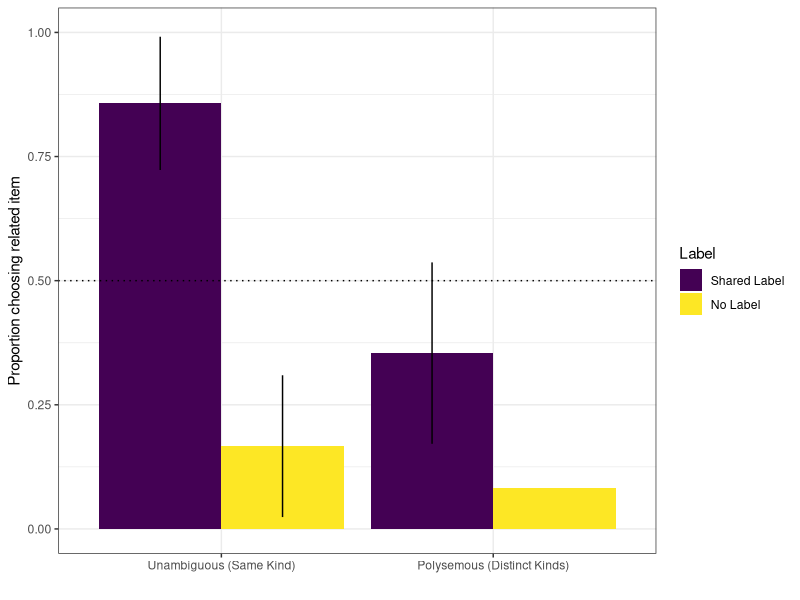
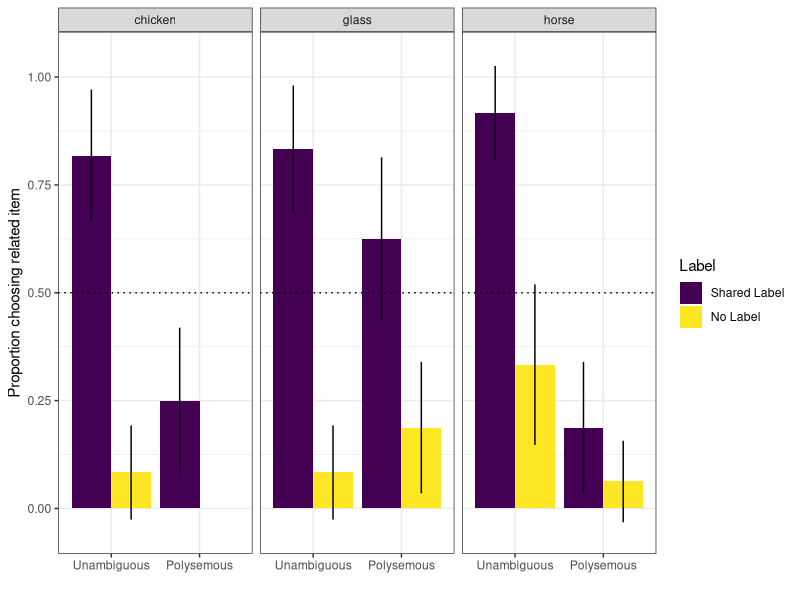

Write R code to recreate these figures, in order.
library(Hmisc)
library(ggplot2)
library(doBy)
library(lme4)
library(plyr)

Adult = read.csv("Gelman_Expt2_Data_Ber_Adult.csv", header = T)
Adult$Loc <- "Ber"
Adult <- subset(Adult, trial.type == "critical" &  !exclude %in% c("yes"))
Adult$Choice <- ifelse(Adult$superordinate.match ==1,0, ifelse(Adult$superordinate.match == 0,1,NA))

Adult$Meaning <- ifelse(Adult$concept.type == "Non-Polysemous","Unambiguous (Same Kind)","Polysemous (Distinct Kinds)")
Adult$Meaning <- ordered(Adult$Meaning, levels = c("Unambiguous (Same Kind)","Polysemous (Distinct Kinds)") )
Adult$Label <- ifelse(Adult$label == "no","No Label", "Shared Label")
Adult$Label <- ordered(Adult$Label, levels = c("Shared Label","No Label") )
summaryBy(Choice ~ age + Meaning + Label, data = subset(Adult, trial.type == "critical"),na.rm=T)

Adult.means <- summaryBy(Choice~ Meaning + Label, data=Adult, na.rm = T, FUN = c(mean,sd))
Adult.means$SE <- Adult.means$Choice.sd/sqrt(length(unique(Adult$ID))/2)

summary(glmer(Choice~Label*Meaning + (1+Label|ID) + (1|triad.type), data = Adult, family = "binomial"))
# Tests against Chance
summaryBy(Choice ~ ID + Meaning + Label, data = Adult, keep.names = T) -> Adult.Sum
t.test(subset(Adult.Sum, Meaning == "Unambiguous (Same Kind)" & Label == "Shared Label")$Choice, mu = 0.5)
t.test(subset(Adult.Sum, Meaning == "Unambiguous (Same Kind)" & Label == "No Label")$Choice, mu = 0.5)
t.test(subset(Adult.Sum, Meaning == "Polysemous (Distinct Kinds)" & Label == "Shared Label")$Choice, mu = 0.5)
t.test(subset(Adult.Sum, Meaning == "Polysemous (Distinct Kinds)" & Label == "No Label")$Choice, mu = 0.5)

avg.plot<- ggplot(Adult.means, aes(Meaning, Choice.mean, fill = Label)) + 
 stat_summary(fun.y="mean", geom="bar", position = "dodge")
#add error bars
avg.plot+geom_errorbar(aes(ymax=Adult.means$Choice.mean+Adult.means$SE, ymin=Adult.means$Choice.mean-Adult.means$SE), position=position_dodge(.9), width = 0)+theme_bw()+ylab("Proportion choosing related item")+ylim(c(0,1))+ geom_hline(yintercept = 0.5, colour = "black",lty = 3)+xlab("")


Adult.means <- summaryBy(Choice~ triad.type+Meaning + Label , data=Adult, na.rm = T, FUN = c(mean,sd))
Adult.means$SE <- Adult.means$Choice.sd/sqrt(length(unique(Adult$ID))/2)

avg.plot<- ggplot(Adult.means, aes(Meaning, Choice.mean, fill = Label)) + 
 stat_summary(fun.y="mean", geom="bar", position = "dodge")
#add error bars
avg.plot+geom_errorbar(aes(ymax=Adult.means$Choice.mean+Adult.means$SE, ymin=Adult.means$Choice.mean-Adult.means$SE), position=position_dodge(.9), width = 0)+theme_bw()+ylab("Proportion choosing related item")+ylim(c(-0.05,1.05))+ geom_hline(yintercept = 0.5, colour = "black",lty = 3)+xlab("")+facet_grid(.~triad.type)+ scale_x_discrete(breaks=levels(Adult.means$Meaning),
                      labels=c("Unambiguous", "Polysemous"))
